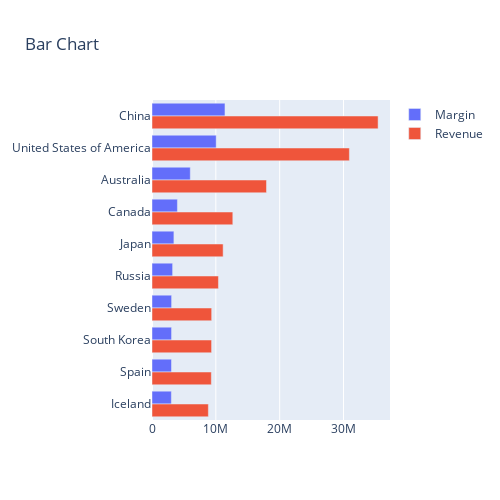

The notebook cell this image was saved under:
### Code cell
# 응용  -  겹쳐서 그리기

A = go.Bar(y = top10.index, x = top10["Margin"],    # x,y 바꿔서 눕혀져있는 그래프 그림
           name = "Margin", orientation = "h")  
B = go.Bar(y = top10.index, x = top10["Revenue"], 
           name = "Revenue", orientation = "h")

data = [A, B]

layout = go.Layout(title = "Bar Chart", width = 500, height = 500,
                   yaxis = {"autorange" : "reversed"})

fig = go.Figure(data, layout)
fig.show()

### Figure 1 — Plotly figure (JSON) as saved in the notebook; plotly's stock layout.template omitted (floating-point values rounded to 4 significant figures)
{"data": [{"name": "Margin", "orientation": "h", "type": "bar", "x": [11430000.0, 10060000.0, 5999000.0, 3982000.0, 3430000.0, 3230000.0, 3072000.0, 3063000.0, 3053000.0, 3033000.0], "y": ["China", "United States of America", "Australia", "Canada", "Japan", "Russia", "Sweden", "South Korea", "Spain", "Iceland"]}, {"name": "Revenue", "orientation": "h", "type": "bar", "x": [35420000.0, 30921686, 17940000.0, 12660000.0, 11140000.0, 10409143, 9347000.0, 9334000.0, 9295000.0, 8829000.0], "y": ["China", "United States of America", "Australia", "Canada", "Japan", "Russia", "Sweden", "South Korea", "Spain", "Iceland"]}], "layout": {"height": 500, "title": {"text": "Bar Chart"}, "width": 500, "xaxis": {"autorange": true, "range": [0, 37280000.0], "type": "linear"}, "yaxis": {"autorange": true, "range": [9.5, -0.5], "type": "category"}}}
